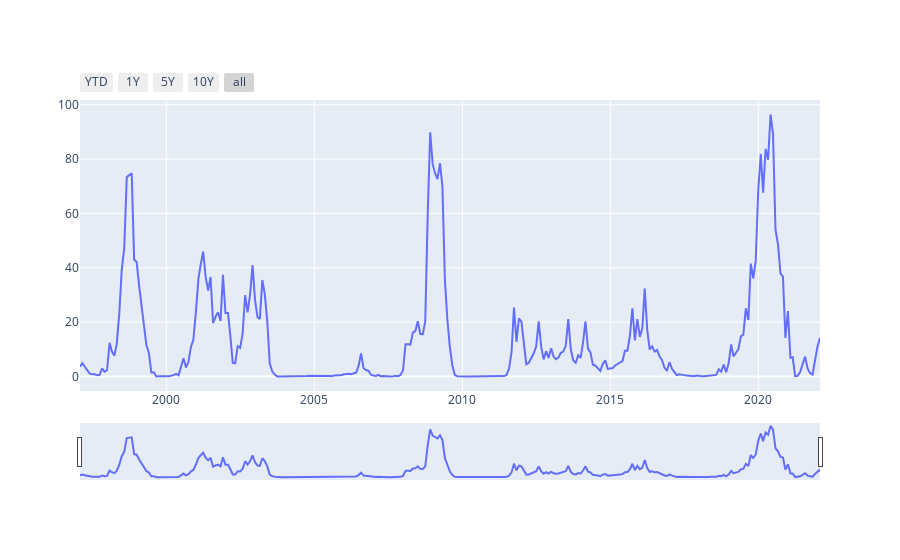

The cell this chart's notebook holds for it:
### Code cell
# Crear la figura

fig = go.Figure()

# Añadir las series de datos
fig.add_trace(go.Scatter(x=ipr.index, y=ipr, name='IPR', mode='lines'))

# Crear botones de tiempo
date_buttons = [
    {'count': 1, 'label': "YTD", 'step': "year", 'stepmode': "todate"},
    {'count': 1, 'label': "1Y", 'step': "year", 'stepmode': "backward"},
    {'count': 5, 'label': "5Y", 'step': "year", 'stepmode': "backward"},
    {'count': 10, 'label': "10Y", 'step': "year", 'stepmode': "backward"},
    {'step': "all"}
    ]

fig.update_layout({
    'xaxis': {'rangeselector':{'buttons': date_buttons}}
    })


fig.update_xaxes(rangeslider_visible=True)

### Figure 1 — Plotly figure (JSON) as saved in the notebook; plotly's stock layout.template omitted (floating-point values rounded to 4 significant figures; data arrays with more than 128 entries replaced by an {"elided": "..."} marker saying what was removed)
{"data": [{"mode": "lines", "name": "IPR", "type": "scatter", "x": {"elided": "301 str values"}, "y": {"elided": "301 float values"}}], "layout": {"xaxis": {"rangeselector": {"buttons": [{"count": 1, "label": "YTD", "step": "year", "stepmode": "todate"}, {"count": 1, "label": "1Y", "step": "year", "stepmode": "backward"}, {"count": 5, "label": "5Y", "step": "year", "stepmode": "backward"}, {"count": 10, "label": "10Y", "step": "year", "stepmode": "backward"}, {"step": "all"}]}, "rangeslider": {"visible": true}}}}
